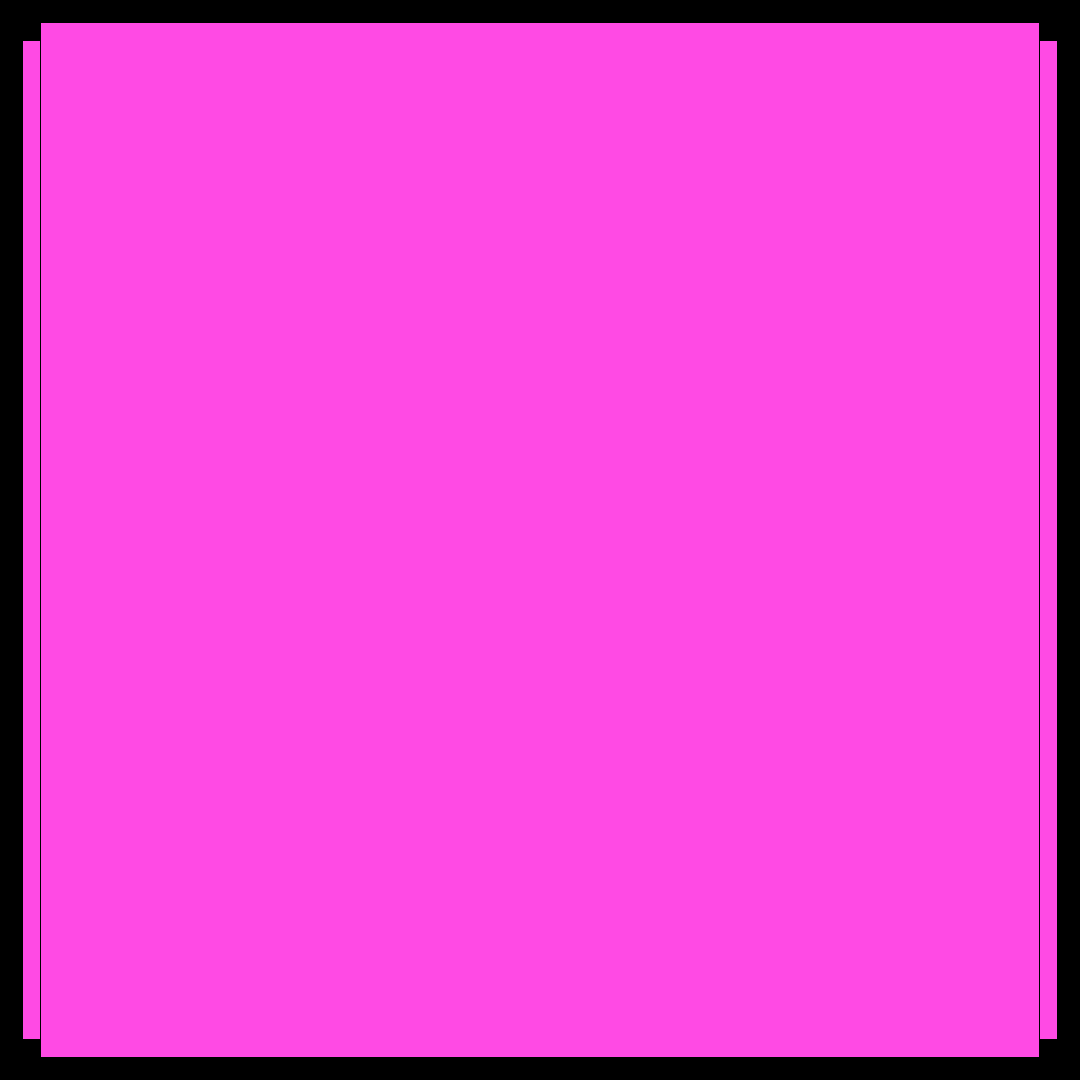
Frame 1 (no input)
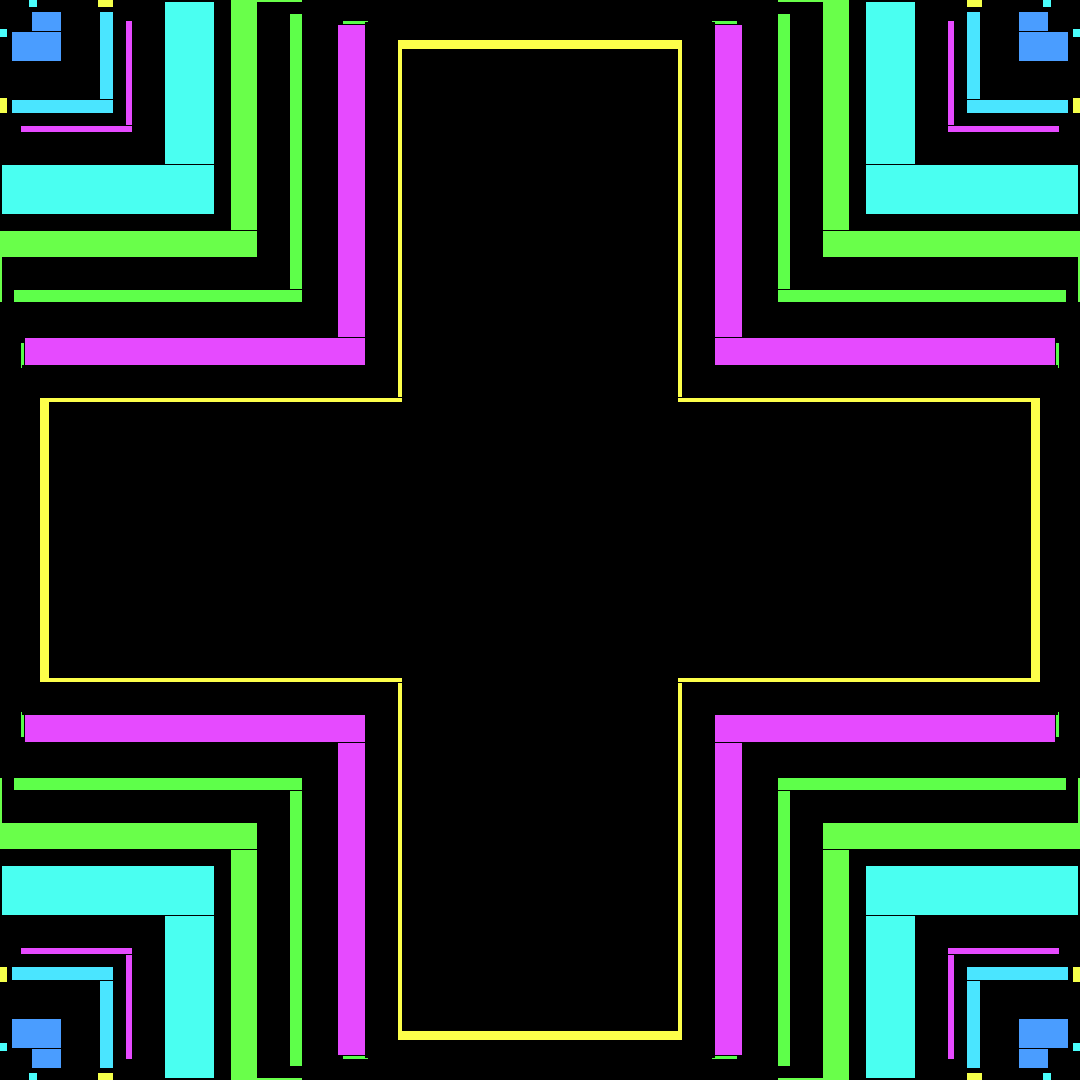
Frame 60 (the mouse pressed at the canvas centre just before this capture)
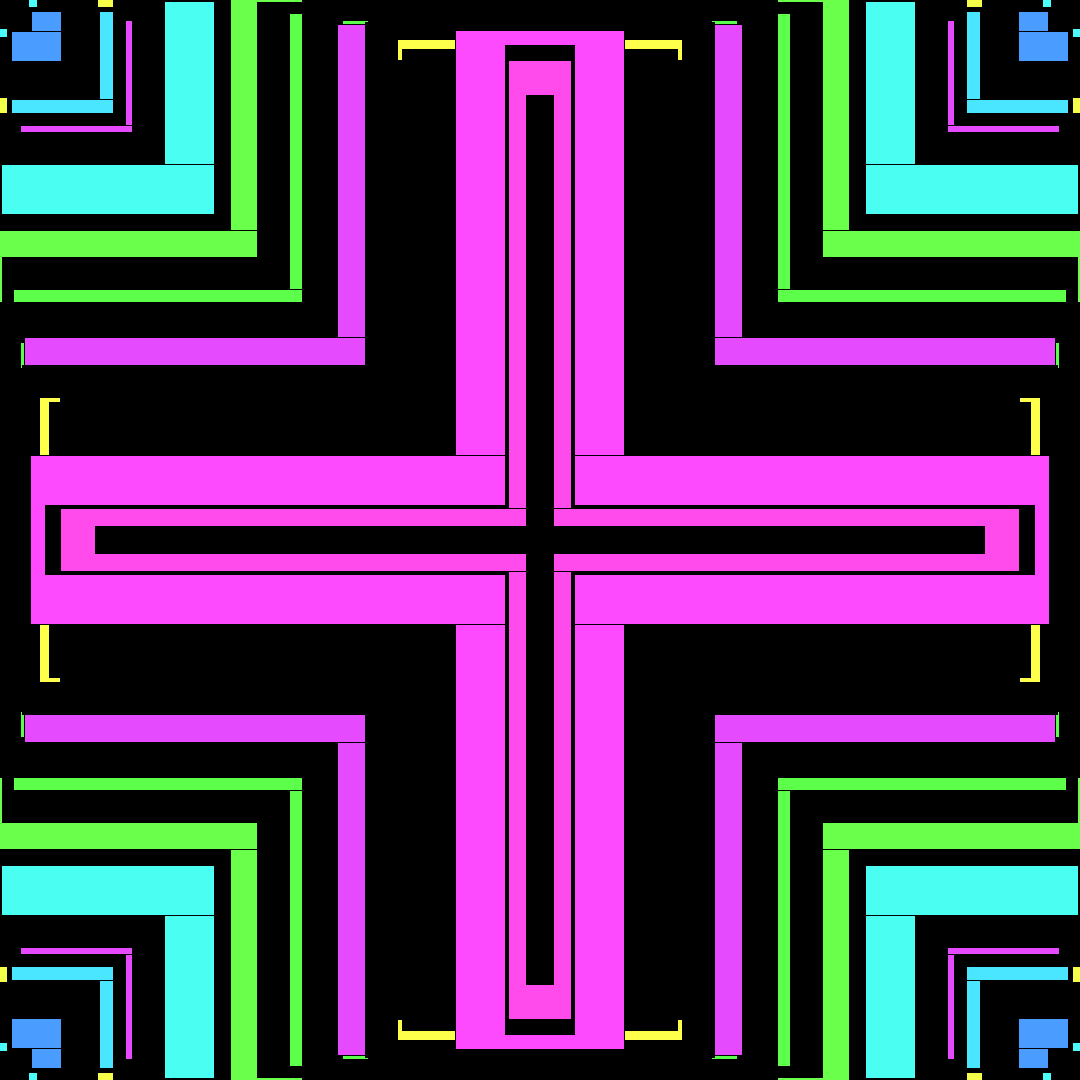
Frame 120 (the mouse held since frame 60 and released just before this capture)

The Processing sketch that drew these frames (run headless with seeded random() and noise(); from frame 60 on, the mouse is pressed at the canvas centre):

// Processing sketch: sketch_180126a
// ── sketch_180126a.pde
float x, y, w, h;
float x2, y2;

int frame = 0;
void setup(){
  size(1080, 1080);
  //smooth();
  background(0);
  //noStroke(); 
  colorMode(HSB);
  //strokeWeight(2);
  x = 0;
  y = 0;
  w = width;
  h = height;
  x2 = width;
  y2 = height;
}

float v = 100;
void draw(){
     
  

  if(w>0 && h>0){
    
    //if(w>h){
      w = w - random(10 + v) + random(v);
    //}else{
      h = h - random(10 + v) + random(v);
    //}
    
    if(frame %2 == 0){
      fill(random(255), 180 ,255);
     }else{
       fill(0);
     }
    x = (width - w )/ 2;
    y = (height - h )/ 2;
    rect(x , y, w, h);
    
    x2 = (width - h )/ 2;
    y2 = (height - w )/ 2;
    rect(x2 , y2, h, w);
  }
  frame ++;
  
}








void keyPressed() {
  if ( key == ' ' ) {
    save( System.nanoTime() + ".png" );
  }
}
  
